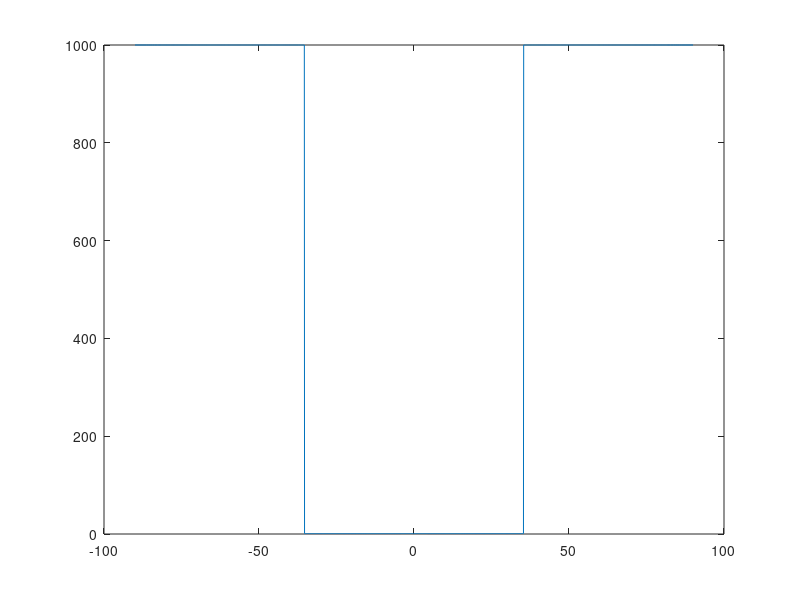

Here is the MATLAB script that generated this plot: (Note: this script raises an error after producing the figure.)
clc
clear 
tic
gamma = (-1:0.001:1);  % 2001 points are considered
theta = (asin(gamma)) ;
% theta = (-90:.1:90) *pi/180;
K = length(theta);
M = 16;
w = ones(length(theta),1);

%% desired beampattern
start = -30 * pi/180;
stop= 30 * pi/180;
pl1 = sin(start);
ph1 = sin( stop);
p_d = (1.*(sin(theta)>pl1).*(sin(theta)<ph1)); 
%
% start_1 =  -58*pi/180;
% stop_1 = -32*pi/180;
% 
% start_2 = -13*pi/180;
% stop_2 = 13*pi/180;
% 
% start_3 = 32*pi/180;
% stop_3 = 58*pi/180;
% 
% p = sin(start_1);
% ph = sin(stop_1);
% 
% p2 = sin(start_2);
% ph2 = sin(stop_2);  
% 
% p3 = sin(start_3);
% ph3 = sin(stop_3);  
% t = sin(theta);
% p_d = ((1.*(t>p).*(t<ph)))+(1.*(t>p2).*(t<ph2))+(1.*(t>p3).*(t<ph3));
%% weight definition
% weight on sidelobes
for k = 1:K
    if theta(k) >= (stop + asin(1.5/M)) 
         w(k) = 1000;
    end
    if theta(k) <= (start - asin(1.5/M))
        w(k) = 1000;
    end
end

figure
plot(theta*180/pi, w)

% weight on mainlobe
% for k = 1:K
%     if (theta(k)<=stop + 2/M) && (start - 2/M<= theta(k)) 
%           w(k) = 10000;
%     end
% end

% figure
% plot(theta*180/pi,w)
% 2 mainlobes
% for k = 1:K
%     if theta(k) >= (stop_1 + 1.5/M) && theta(k) <= (start_2 - 1.5/M) || theta(k) >= (stop_2 + 1.5/M) && theta(k) <= (start_3 - 1.5/M)
%          w(k) = 10;
%     end
% 
%     if theta(k) <= (start_1 - 1.5/M) %&& theta(k)>=(start - 1)
%         w(k) = 10;
%     end
% 
%     if theta(k) >= (stop_3 + 1.5/M) %&& theta(k)<=(stop + 5)
%          w(k) = 10;
%     end
% 
% end
 %% 
A = zeros(K,M^2);
for l = 1:K
    a = exp( 1j * pi * (0:M-1) * gamma(l));
    A(l,:) = kron(a, conj(a));
end
% A = importdata("A.mat"); 

%%
J = zeros(M^2);
% for j = 1:M^2
%     for l = 1:M^2
%         for k = 1:K
%             J1 (k)  =  w(k) * A(k,j) * A(k,l)  ;
%         end
%         J (j,l) =  sum (J1);      
%     end
% end

% J  =  (A(:,1:M^2)).' * A(:,1:M^2) ;

for k = 1:K
    J  =  J + w(k) * A(k,:)' * A(k,:)  ;
end

%%
B = zeros(M^2 , 1);
% for l = 1 : M^2
%     for k = 1:K
%         B1(k)  = w(k) * A(k,l)* p_d(k) ;
%     end
%     B(l) = sum(B1);
% end

% B =  (p_d * A(:,(1:M^2))); 

for k = 1:K
    % B =  B + w(k) * A(k,(1:M^2)).'* p_d(k) ;
    B =  B + w(k) .* A(k,:)'.* p_d(1,k) ;
end

 %%
 % R = inv(J) * B;
 % u = importdata("u.mat");
 % v = importdata("v.mat");
[V, D] = eig(J);
r = zeros(M^2,1);

for n = 1 : rank(J)
    r = r + V(:,n) * (V(:,n)' * B)/(D(n,n));
end

% for k=1:2*M-1
%     r = r+ u(:,k)'* B/v(k,k)*u(:,k);
% end

%% it is wrong and more time consuming
% v = diag(v);
% alpha = (u(:,1 : 2*M)' * B')./v(1 : 2*M);
% r =  u(:,1 : 2*M) * alpha(1 : 2*M);
%%
RM = reshape(r, M, M);
RM = RM+eye(M)*(max(max(abs(RM)))-RM(1));
P = Beam_Pattern (M, theta, RM);
% figure
% plot(theta *180/pi,10*log(abs(P))), grid on, hold on
plot(theta*180/pi,10*log10(abs(P))), grid on, hold on

figure;
imagesc(abs(RM))

%% making a shift
% RM_shift = shift_R_construction(-10 , M, RM);
% P_shift = Beam_Pattern (M, theta, RM_shift);
% % figure
% plot(theta *180/pi, 10*log10(abs(P_shift))), grid on, hold on

%%
% xline(start * 180/pi); xline(stop * 180/pi); yline(-3);
% MSE  = 1/K * ((p_d - P) * (p_d - P)');
toc